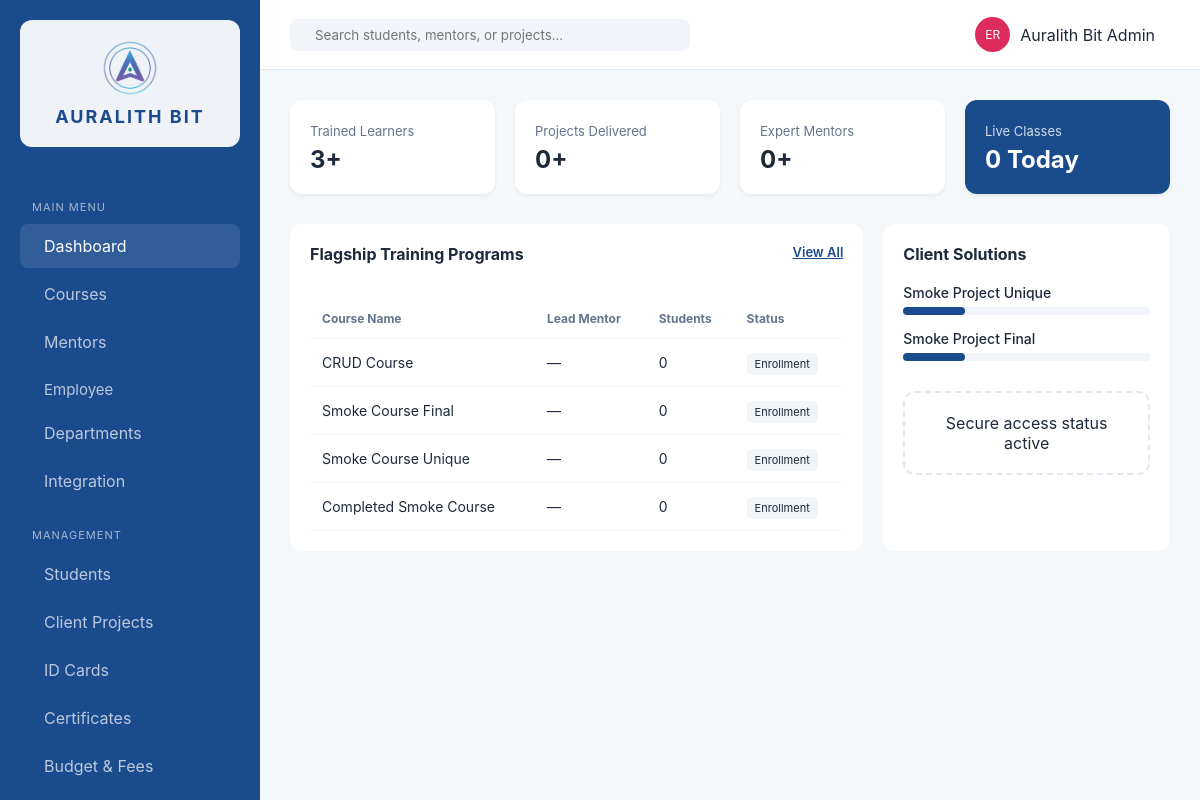
Page /dashboard/ (signed in) on the committed database.
### erp_app/models.py (models this page shows, shortened)
class Course(models.Model):
    STATUS_CHOICES = [
        ('live', 'Live'),
        ('upcoming', 'Upcoming'),
        ('enrollment', 'Enrollment'),
        ('completed', 'Completed'),
    ]
    CATEGORY_CHOICES = [
        ('development', 'Development'),
        ('design', 'UI/UX'),
        ('qa', 'Digital Marketing'),
        ('marketing', 'Graphic Designing'),
    ]
    name = models.CharField(max_length=200)
    mentor = models.ForeignKey(Mentor, on_delete=models.SET_NULL, null=True, blank=True)
    category = models.CharField(max_length=50, choices=CATEGORY_CHOICES, default='development')
    duration_weeks = models.PositiveIntegerField(default=8)
    status = models.CharField(max_length=20, choices=STATUS_CHOICES, default='enrollment')
    description = models.TextField(blank=True)
    syllabus = models.FileField(upload_to='syllabi/', null=True, blank=True)
    students_count = models.PositiveIntegerField(default=0)
    completion_percent = models.PositiveIntegerField(default=0)
    created_at = models.DateTimeField(auto_now_add=True)
    class Meta:
        ordering = ['-created_at']

class Project(models.Model):
    STATUS_CHOICES = [
        ('in_progress', 'In Progress'),
        ('completed', 'Completed'),
        ('on_hold', 'On Hold'),
        ('cancelled', 'Cancelled'),
    ]
    name = models.CharField(max_length=200)
    description = models.TextField(blank=True)
    client = models.CharField(max_length=200, blank=True)
    status = models.CharField(max_length=20, choices=STATUS_CHOICES, default='in_progress')
    progress_percentage = models.PositiveIntegerField(default=0)
    budget = models.DecimalField(max_digits=10, decimal_places=2, default=0)
    start_date = models.DateField(auto_now_add=True)
    class Meta:
        ordering = ['-start_date']

### erp_app/views.py (the view)
# urls.py: path('dashboard/', views.dashboard, name='dashboard'),
@login_required
def dashboard(request):
    roles = get_user_roles(request.user)
    context = {
        'trained_learners': Student.objects.count(),
        'projects_delivered': Project.objects.filter(status='completed').count(),
        'live_classes': Course.objects.filter(status='live').count(),
        'expert_mentors': Mentor.objects.count(),
        'courses': Course.objects.select_related('mentor').all()[:5],
        'projects': Project.objects.all()[:5] if _can_manage_company_records(request.user) else Project.objects.none(),
        'can_view_projects': _can_manage_company_records(request.user),
        'is_admin': has_role(request.user, SUPER_ADMIN, TEACHING_STAFF, NORMAL_STAFF),
    }
    return render(request, 'erp_app/dashboard.html', context)

### erp_app/roles.py (called while the page is built)
def has_role(user, *roles):
    user_roles = get_user_roles(user)
    return any(r in user_roles for r in roles)

### erp_app/views.py (called while the page is built)
def _can_manage_company_records(user):
    return has_role(user, SUPER_ADMIN, NORMAL_STAFF, TEACHING_STAFF)

### erp_app/templates/erp_app/dashboard.html (shortened to what this page needs)
{% extends 'erp_app/base.html' %}
{% block content %}
<section class="stats-grid">
    <div class="stat-card">
        <span>Trained Learners</span>
        <h3>{{ trained_learners }}+</h3>
    </div>
    <div class="stat-card">
        <span>Projects Delivered</span>
        <h3>{{ projects_delivered }}+</h3>
    </div>
    <div class="stat-card">
        <span>Expert Mentors</span>
        <h3>{{ expert_mentors }}+</h3>
    </div>
    <div class="stat-card primary">
        <span>Live Classes</span>
        <h3>{{ live_classes }} Today</h3>
    </div>
</section>
<div class="main-grid">
    <div class="data-card">
        <div class="card-header">
            <h3>Flagship Training Programs</h3>
            <a href="{% url 'courses' %}" class="btn-text">View All</a>
        </div>
        <table>
            <thead>
                <tr>
                    <th>Course Name</th>
                    <th>Lead Mentor</th>
                    <th>Students</th>
                    <th>Status</th>
                </tr>
            </thead>
            <tbody>
                {% for course in courses %}
                <tr>
                    <td>{{ course.name }}</td>
                    <td>{{ course.mentor.name|default:"—" }}</td>
                    <td>{{ course.students_count }}</td>
                    <td><span class="tag {% if course.status == 'live' %}live{% endif %}">{{ course.get_status_display }}</span></td>
                </tr>
                {% empty %}
                <tr><td colspan="4" style="text-align:center;color:#94a3b8;">No courses yet.</td></tr>
                {% endfor %}
            </tbody>
        </table>
    </div>
    {% if can_view_projects %}<div class="data-card side">
        <h3>Client Solutions</h3>
        {% for project in projects %}
        <div class="project-item">
            <p>{{ project.name }}</p>
            <div class="progress-bar"><div style="width: {{ project.progress_percentage }}%"></div></div>
        </div>
        {% empty %}
        <p style="color:#94a3b8;font-size:14px;">No projects yet.</p>
        {% endfor %}
        <div class="qr-preview">
            <p>Secure access status active</p>
        </div>
    </div>{% endif %}
</div>
{% endblock %}

### erp_app/templates/erp_app/base.html (shortened to what this page needs)
<!DOCTYPE html>
{% load static %}
<html lang="en">
<head>
    <link rel="stylesheet" href="{% static 'erp_app/css/style.css' %}">
</head>
<body>
    <div class="app-container">
        <aside class="sidebar">
            <div class="brand">
                <img src="{% static 'erp_app/images/AURALITH_logo.png' %}" alt="Auralith Bit Logo" class="sidebar-logo" width="56" height="56">
                <h2>AURALITH BIT</h2>
            </div>
            <nav>
                <p class="nav-label">Main Menu</p>
                <a href="{% url 'dashboard' %}" {% if request.resolver_match.url_name == 'dashboard' %}class="active"{% endif %}> Dashboard</a>
                {% if is_any_staff or is_student or is_intern %}
                <a href="{% url 'courses' %}" {% if request.resolver_match.url_name == 'courses' %}class="active"{% endif %}> Courses</a>
                {% endif %}
                {% if is_teaching_staff or is_super_admin or is_intern or is_student %}
                <a href="{% url 'mentors' %}" {% if request.resolver_match.url_name == 'mentors' %}class="active"{% endif %}> Mentors</a>
                {% endif %}
                {% if is_any_staff %}
                <div class="dropdown">
                    <button class="dropdown-btn">
                        <span> Employee</span>
                    </button>
                </div>
                {% endif %}
                {% if is_normal_staff or is_super_admin or is_teaching_staff %}
                <a href="{% url 'departments' %}" {% if request.resolver_match.url_name == 'departments' %}class="active"{% endif %}> Departments</a>
                {% endif %}
                {% if is_any_staff %}
                <a href="{% url 'integration' %}" {% if request.resolver_match.url_name == 'integration' %}class="active"{% endif %}> Integration</a>
                {% endif %}
                <p class="nav-label">Management</p>
                {% if is_normal_staff or is_super_admin %}
                <a href="{% url 'students' %}" > Students</a>
                <a href="{% url 'projects' %}" > Client Projects</a>
                {% endif %}
                {% if is_normal_staff or is_super_admin %}
                <a href="{% url 'id_generation' %}" {% if request.resolver_match.url_name == 'id_generation' %}class="active"{% endif %}> ID Cards</a>
                {% endif %}
                {% if is_any_staff or is_student or is_intern %}
                <a href="{% url 'certificates' %}" > Certificates</a>
                {% endif %}
                {% if is_normal_staff or is_super_admin %}
                <a href="{% url 'budget_fees' %}" {% if request.resolver_match.url_name == 'budget_fees' %}class="active"{% endif %}> Budget & Fees</a>
                <a href="{% url 'monthly_expenses' %}" ></a>
                {% endif %}
            </nav>
        </aside>
        <main class="workspace">
            <header class="top-nav">
                <form class="search-box" method="get" action="{% url 'search' %}" autocomplete="off">
                    <input type="text" name="q" id="globalSearch" placeholder="Search students, mentors, or projects..." value="{{ request.GET.q|default_if_none:'' }}" autocomplete="off">
                </form>
                <div class="user-profile" style="position:relative;display:flex;align-items:center;gap:10px;">
                    <div class="avatar">{{ user_initials }}</div>
                    <span>{{ user_display_name|default:request.user.username }}</span>
                </div>
            </header>
            <div class="content">
                {% block content %}{% endblock %}
            </div>
        </main>
    </div>
</body>
</html>

### rows in the picture
Course: name "CRUD Course", mentor.name "—", students_count "0", status "Enrollment"
Course: name "Smoke Course Final", mentor.name "—", students_count "0", status "Enrollment"
Course: name "Smoke Course Unique", mentor.name "—", students_count "0", status "Enrollment"
Course: name "Completed Smoke Course", mentor.name "—", students_count "0", status "Enrollment"
Project: name "Smoke Project Unique", progress_percentage 25 (drawn)
Project: name "Smoke Project Final", progress_percentage 25 (drawn)

### other values in the picture
{{ user_initials }} "ER"
{{ user_display_name|default:request.user.username }} "Auralith Bit Admin"
{{ trained_learners }} "3"
{{ projects_delivered }} "0"
{{ expert_mentors }} "0"
{{ live_classes }} "0"
